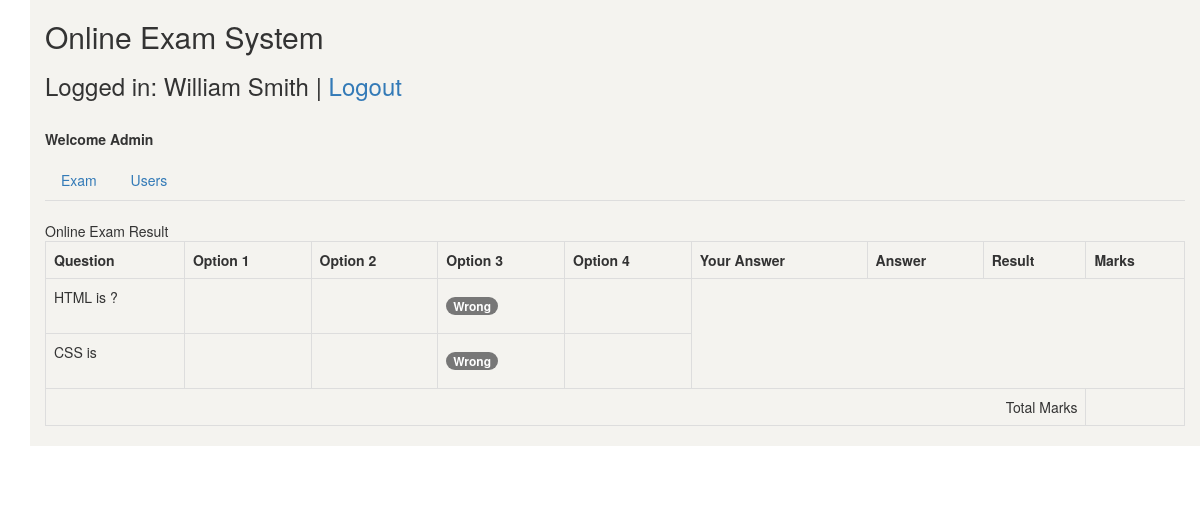
The page /view_result.php?exam_id=4 (signed in) on the database its author committed.
### tables this page shows
CREATE TABLE `online_exam_question` (
  `id` int(11) NOT NULL,
  `exam_id` int(11) NOT NULL,
  `question` text NOT NULL,
  `answer` enum('1','2','3','4') NOT NULL
);

### class/Exam.php (called while the page is built, shortened)
<?php
class Exam {
	private $questionTable = 'online_exam_question';
	private $questionAnswerTable = 'online_exam_question_answer';
	private $conn;
	public function __construct($db){
        $this->conn = $db;
    }
	public function getExamResults () {
		if($this->exam_id) {
			$whereSQL = '';
			$sqlQuery = "
				SELECT answer.question_id, answer.marks, question.question, question.answer, answer.user_answer_option
				FROM ".$this->questionTable." question
				LEFT JOIN ".$this->questionAnswerTable." answer ON answer.question_id = question.id
				WHERE question.exam_id = ? $whereSQL";
			$stmt = $this->conn->prepare($sqlQuery);
			$stmt->bind_param("i", $this->exam_id);
			$stmt->execute();
			$result = $stmt->get_result();
			$records = array();
			while ($examResult = $result->fetch_assoc()) {
				$rows = array();
				$rows['question_id'] = $examResult['question_id'];
				$rows['marks'] = $examResult['marks'];
				$rows['question'] = $examResult['question'];
				$rows['answer'] = $examResult['answer'];
				$rows['user_answer_option'] = $examResult['user_answer_option'];
				$records[] = $rows;
			}
			return $records;
		}
	}
	public function getExamTotalMarks () {
		if($this->exam_id) {
			$sqlQuery = "
				SELECT SUM(marks) as mark
				FROM ".$this->questionAnswerTable."
				WHERE user_id = '".$_SESSION["userid"]."' AND exam_id = '".$this->exam_id."'";
			$stmt = $this->conn->prepare($sqlQuery);
			$stmt->execute();
			$result = $stmt->get_result();
			$records = array();
			while ($marks = $result->fetch_assoc()) {
				$rows = array();
				$rows['mark'] = $marks['mark'];
				$records[] = $rows;
			}
			return $records;
		}
	}
}
?>

### view_result.php (the view, shortened to what this page needs)
<?php
include_once 'class/User.php';
include_once 'class/Exam.php';
$database = new Database();
$db = $database->getConnection();
$exam = new Exam($db);
if(!empty($_GET['exam_id'])) {
	$exam->exam_id = $_GET['exam_id'];
}
include('inc/header.php');
?>
<link rel="stylesheet" href="css/dataTables.bootstrap.min.css" />
<link rel="stylesheet" href="css/TimeCircles.css" />
<?php include('inc/container.php');?>
<div class="container" style="background-color:#f4f3ef;">
	<h2>Online Exam System</h2>
	<?php include('top_menus.php'); ?>
	<br>
<?php
$examResult =  $exam->getExamResults();
?>
	<div class="card">
		<div class="card-header">
			<div class="row">
				<div class="col-md-8">Online Exam Result</div>
			</div>
		</div>
		<div class="card-body">
			<div class="table-responsive">
				<table class="table table-bordered table-hover">
					<tr>
						<th>Question</th>
						<th>Option 1</th>
						<th>Option 2</th>
						<th>Option 3</th>
						<th>Option 4</th>
						<th>Your Answer</th>
						<th>Answer</th>
						<th>Result</th>
						<th>Marks</th>
					</tr>
					<?php
					foreach($examResult as $results) {
						$userAnswer = '';
						$orignalAnswer = '';
						$questionResult = '';
						if($results['marks'] < '0')	{
							$questionResult = '<h4 class="badge badge-danger">Wrong</h4>';
						}
						echo '
						<tr>
							<td>'.$results['question'].'</td>';
						echo '
						<td>'.$userAnswer.'</td>
						<td>'.$orignalAnswer.'</td>
						<td>'.$questionResult.'</td>
						<td>'.$results["marks"].'</td>
					</tr>';
					}
					$marksResult = $exam->getExamTotalMarks();
					foreach($marksResult as $marks){
					?>
					<tr>
						<td colspan="8" align="right">Total Marks</td>
						<td align="right"><?php echo $marks["mark"]; ?></td>
					</tr>
					<?php
					}
					?>
				</table>
			</div>
		</div>
	</div>
</div>
 <?php include('inc/footer.php');?>

### rows shown on the page
online_exam_question: question "HTML is ?"
online_exam_question: question "CSS is"

### other values the page prints
$_SESSION["name"] "William Smith"
$_SESSION["role"] "Admin"
